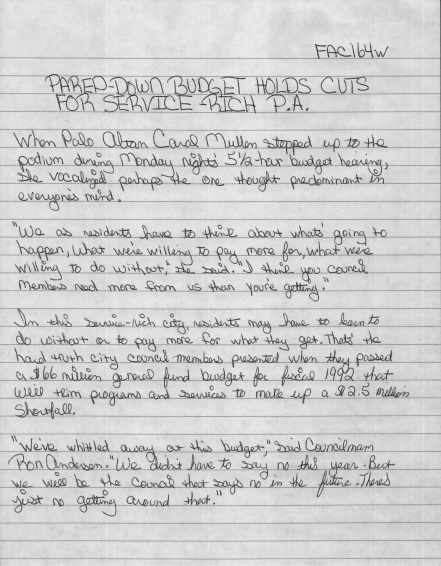
#> input picture 11.png, 441 x 566 px, found by its file name
$ python 'line extract.py'
#> lines starting #> are read from the running program, lines starting #| are printed output that depends on the picture; after the words box and inside, x2 and y2 are one past the last pixel; in counts of white or black regions, pixels touching at a corner belong together
# -*- coding: utf-8 -*-
"""
Created on Tue Apr  7 14:34:35 2020

@author: krati
"""


import cv2

# Load image, grayscale, Gaussian blur, adaptive threshold
image = cv2.imread(r"C:\Users\krati\Desktop\11.png")
#> image is the input picture: shape (566, 441, 3); min 55, max 240, mean 206.5
gray = cv2.cvtColor(image, cv2.COLOR_BGR2GRAY)
blur = cv2.GaussianBlur(gray, (5,5), 0)
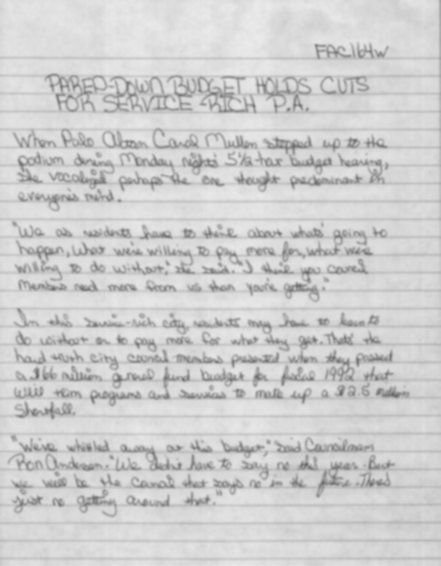
#> blur: shape (566, 441); min 104, max 235, mean 206.5
thresh = cv2.adaptiveThreshold(blur,255,cv2.ADAPTIVE_THRESH_GAUSSIAN_C, cv2.THRESH_BINARY_INV,25,30)
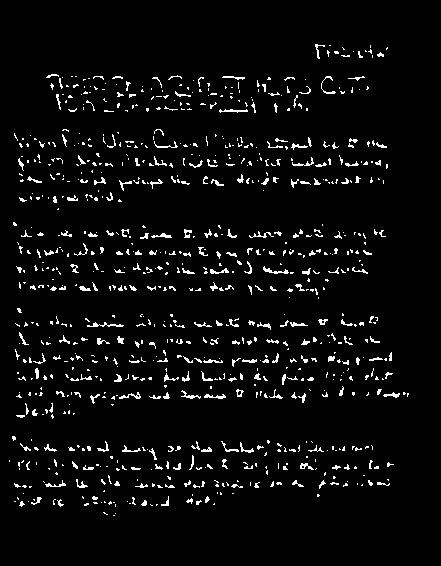
#> thresh: shape (566, 441); 4.4% white in thin lines or dots, all inside (x1, y1, x2, y2) = (9, 44, 409, 516)

# Dilate to combine adjacent text contours
kernel = cv2.getStructuringElement(cv2.MORPH_RECT, (32,1))
dilate = cv2.dilate(thresh, kernel, iterations=1)
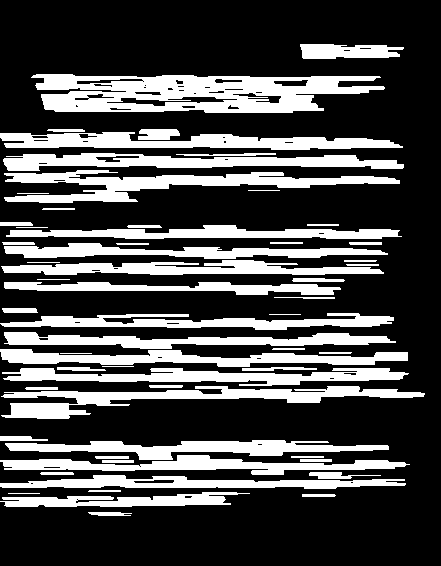
#> dilate: shape (566, 441); 29.1% white; 59 white regions

# Find contours, highlight text areas, and extract ROIs
cnts = cv2.findContours(dilate, cv2.RETR_EXTERNAL, cv2.CHAIN_APPROX_SIMPLE)
#> cnts = 59 contours, 9 with area under 20; largest, box (x1, y1, x2, y2) and area: (31, 74, 385, 113) 10046, (4, 170, 400, 203) 4398, (1, 386, 425, 419) 4122, (0, 132, 403, 150) 4081, (3, 153, 404, 171) 3846
cnts = cnts[0] if len(cnts) == 2 else cnts[4]

ROI_number = 0
for c in cnts:
    area = cv2.contourArea(c)
    if area > 500:
        x,y,w,h = cv2.boundingRect(c)
        cv2.rectangle(image, (x, y), (x + w, y + h), (0,0,0), 1)
#> this loop made 59 passes
#> (area, x, y, w, h) on passes 4, 6, 13, 14, 17, 19, 25, 27, 29, 32, 38, 40: (1898, 0, 492, 250, 15), (2853.5, 0, 475, 406, 14), (3176.5, 0, 455, 410, 20), (3219.5, 5, 440, 384, 20), (4122.5, 1, 386, 424, 33), (3439.5, 2, 368, 407, 18), (3372, 0, 349, 408, 18), (3055, 4, 332, 392, 17), (2932.5, 0, 313, 394, 17), (2132.5, 4, 282, 337, 13), (3036.5, 1, 260, 383, 15), (2802.5, 4, 243, 384, 16)
#> area on passes 1, 2, 7, 8, 12, 15: 91, 65, 186, 64.5, 65.5, 140
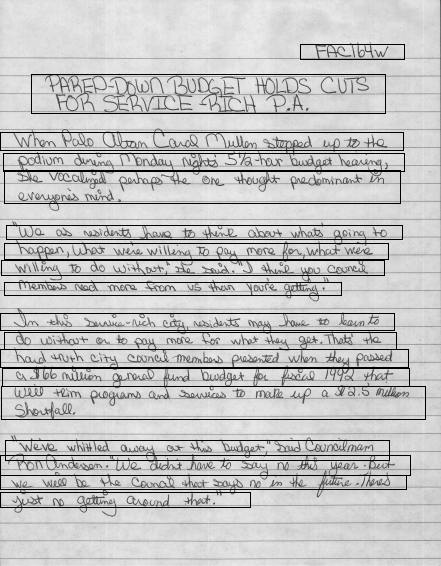
#> image: shape (566, 441, 3); 5.11% of pixels changed, all inside (x1, y1, x2, y2) = (0, 44, 426, 508)
        # ROI = image[y:y+h, x:x+w]
        # cv2.imwrite('ROI_{}.png'.format(ROI_number), ROI)
        # ROI_number += 1


cv2.imshow('image1', image)
cv2.imwrite("show.png",image)
cv2.waitKey()
